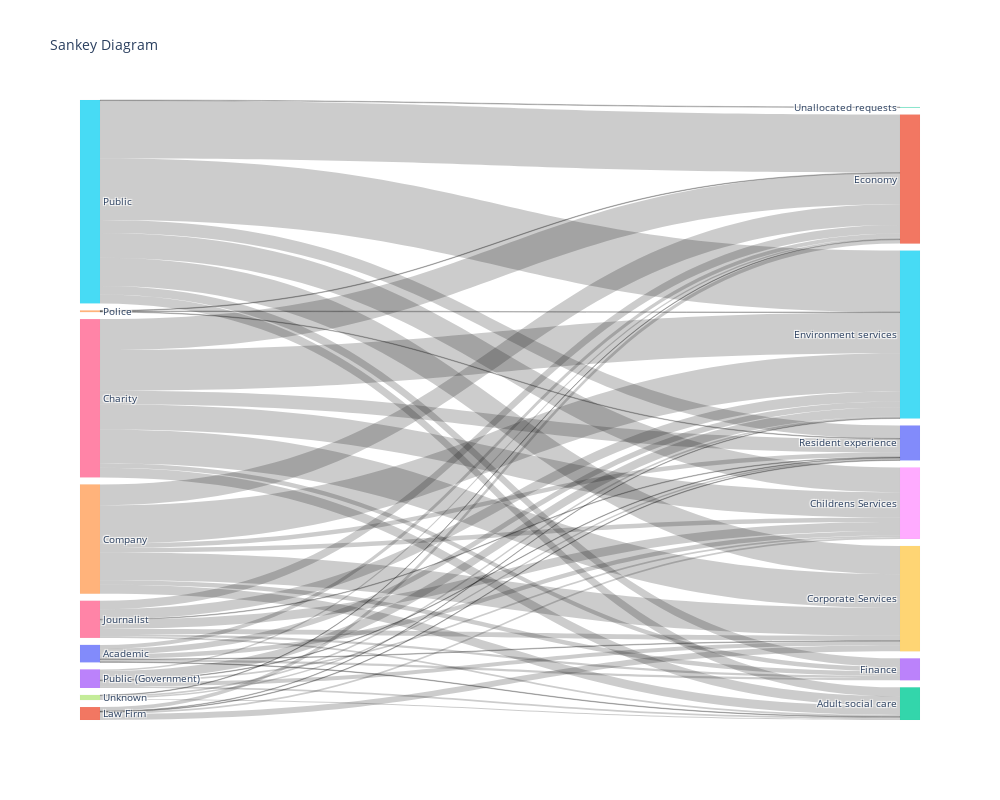

Notebook source saved alongside this figure:
### Code cell
import plotly.graph_objects as go
 
# Count the occurrences of each unique pair
counts = FOI_final.groupby(['category', 'directorate']).size().reset_index(name='Value')
 
# Create a mapping of unique labels to indices
unique_labels = list(set(counts['category'].tolist() + counts['directorate'].tolist()))
label_to_index = {label: i for i, label in enumerate(unique_labels)}
 
# Map category and directorate to their indices
counts['categoryIndex'] = counts['category'].map(label_to_index)
counts['directorateIndex'] = counts['directorate'].map(label_to_index)
 
# Prepare data for Sankey diagram
category = counts['categoryIndex'].tolist()
directorate = counts['directorateIndex'].tolist()
value = counts['Value'].tolist()
 
# Create Sankey diagram
fig = go.Figure(data=[go.Sankey(
    node=dict(
        pad=7,
        thickness=20,
        line=dict(color="black", width=0.01),
        label=unique_labels
    ),
    link=dict(
        source=category,
        target=directorate,
        value=value
    )
)])
 
fig.update_layout(
    title_text="Sankey Diagram", font_size=10,
    width=1000,
    height=800    
)
fig.show()

fig.write_html('sankey_diagram.html')

### Figure 1 — Plotly figure (JSON) as saved in the notebook; plotly's stock layout.template omitted (floating-point values rounded to 4 significant figures)
{"data": [{"link": {"source": [0, 0, 0, 0, 0, 0, 6, 6, 6, 6, 6, 6, 6, 4, 4, 4, 4, 4, 4, 4, 16, 16, 16, 16, 16, 16, 16, 11, 11, 11, 11, 11, 14, 14, 14, 5, 5, 5, 5, 5, 5, 5, 5, 3, 3, 3, 3, 3, 3, 7, 7, 7, 7], "target": [2, 8, 9, 1, 15, 13, 2, 8, 9, 1, 15, 13, 10, 2, 8, 9, 1, 15, 13, 10, 2, 8, 9, 1, 15, 13, 10, 8, 9, 1, 15, 10, 1, 15, 10, 2, 8, 9, 1, 15, 13, 10, 12, 2, 8, 9, 1, 15, 10, 2, 1, 15, 10], "value": [1, 8, 1, 7, 10, 4, 17, 45, 60, 55, 72, 8, 24, 16, 8, 49, 37, 68, 8, 8, 3, 16, 9, 15, 18, 4, 1, 3, 11, 7, 1, 1, 1, 1, 1, 16, 44, 50, 103, 109, 15, 23, 1, 3, 3, 7, 3, 16, 1, 2, 1, 3, 3]}, "node": {"label": ["Academic", "Economy", "Adult social care", "Public (Government)", "Company", "Public", "Charity", "Unknown", "Childrens Services", "Corporate Services", "Resident experience", "Law Firm", "Unallocated requests", "Finance", "Police", "Environment services", "Journalist"], "line": {"color": "black", "width": 0.01}, "pad": 7, "thickness": 20}, "type": "sankey"}], "layout": {"font": {"size": 10}, "height": 800, "title": {"text": "Sankey Diagram"}, "width": 1000}}
